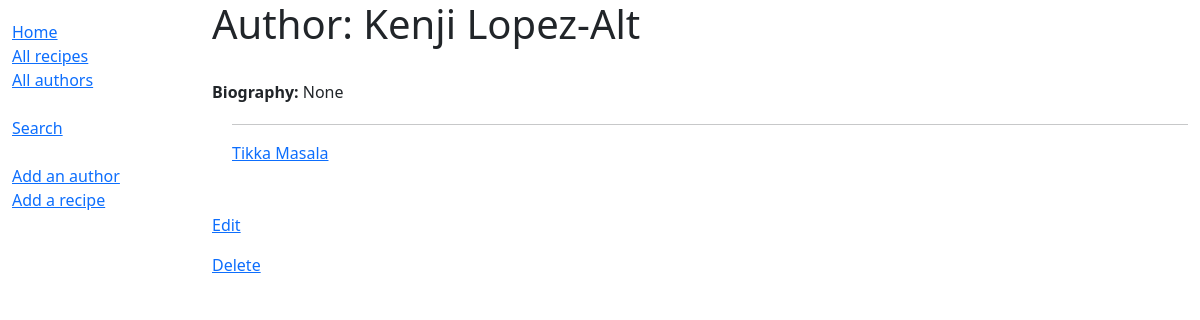
The page /catalog/author/2 on the database as committed earlier.
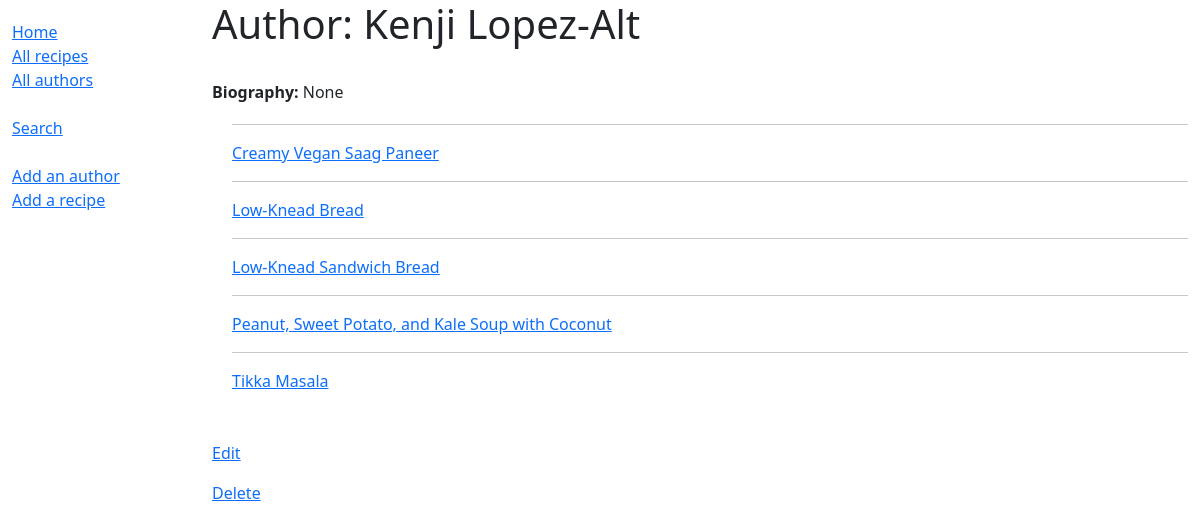
The same page on the database as committed later.
### catalog/models.py (models this page shows, shortened)
class Recipe(models.Model):
    title = models.CharField(max_length=200)
    author = models.ForeignKey('Author', on_delete=models.SET_NULL, null=True) # default is for testing only
    description = models.TextField(max_length=1000, help_text='Enter a brief description of the recipe', blank=True, null=True)
    cuisine = models.ManyToManyField(Cuisine, help_text='Select a cuisine for this recipe', default=None, blank=True)
    diet = models.ManyToManyField(Diet, help_text='Select a diet for this recipe', default=None, blank=True)
    last_made = models.DateField(default=django.utils.timezone.now)
    recipe_photo = models.ImageField(upload_to='catalog/static/media/recipes/images', blank=True, null=True, help_text="Upload an image of the recipe here")
    recipe_pdf = models.FileField(upload_to='catalog/static/media/recipes/pdfs', blank=True, null=True, help_text="Or, if you prefer, upload a pdf here.")
    words = models.TextField(default = None, null=True, blank=True)
    class Meta:
        ordering = [Upper('title')]
    def get_absolute_url(self):
        return reverse('recipe-detail', args=[str(self.id)])

### catalog/views.py (the view)
# urls.py: path('author/<int:pk>', views.AuthorDetailView.as_view(), name='author-detail'),
class AuthorDetailView(generic.DetailView):
    model = Author

### catalog/models.py (called while the page is built)
    def get_absolute_url(self):
        return reverse('author-detail', args=[str(self.id)])

### catalog/templates/catalog/author_detail.html (shortened to what this page needs)
{% extends "base_generic.html" %}
{% block content %}
  <h1>Author: {{ author.first_name }} {{author.last_name}}</h1>
  <br>
  <p><strong>Biography:</strong> {{ author.biography }}</p>
  <div style="margin-left:20px;margin-top:20px">
    {% for recipe in author.recipe_set.all %}
      <hr>
      <a href="{{ recipe.get_absolute_url }}">{{ recipe.title }}</a>
    {% endfor %}
  </div>
  <br><br>
  <a href="{{ author.get_absolute_url }}/update">Edit</a></p>
  <a href="{{ author.get_absolute_url }}/delete">Delete</a></p>
{% endblock %}

Rows that differ between the two databases and show on the page:
added Recipe: title "Creamy Vegan Saag Paneer"
added Recipe: title "Low-Knead Bread"
added Recipe: title "Low-Knead Sandwich Bread"
added Recipe: title "Peanut, Sweet Potato, and Kale Soup with Coconut"
